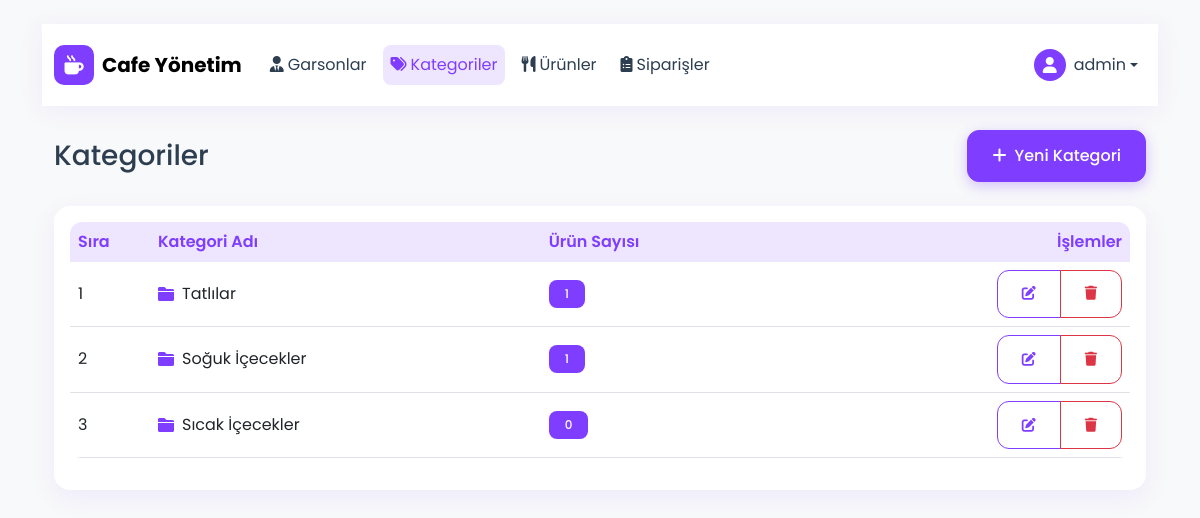
The app's page /yonetim/kategoriler/ (signed in) with its own data.
### cafe/models.py (models this page shows, shortened)
class Kategori(models.Model):
    isim = models.CharField(max_length=100)
    sira = models.IntegerField(default=0)
    class Meta:
        verbose_name_plural = "Kategoriler"
        ordering = ['sira']

### cafe/views.py (the view)
# urls.py: path('yonetim/kategoriler/', views.kategori_listesi, name='kategori_listesi'),
@login_required
@user_passes_test(is_admin)
def kategori_listesi(request):
    kategoriler = Kategori.objects.all().order_by('sira')
    return render(request, 'cafe/admin/kategori_listesi.html', {'kategoriler': kategoriler})

### cafe/views.py (called while the page is built)
def is_admin(user):
    return user.is_superuser

### cafe/templates/cafe/admin/kategori_listesi.html (shortened to what this page needs)
{% extends 'cafe/base.html' %}
{% block content %}
{% include 'cafe/admin/header.html' %}
<div class="container">
    <div class="row mb-4">
        <div class="col">
            <div class="d-sm-flex align-items-center justify-content-between">
                <h1 class="h3 mb-0">Kategoriler</h1>
                <a href="{% url 'kategori_ekle' %}" class="btn btn-success">
                    <i class="fas fa-plus me-2"></i>Yeni Kategori
                </a>
            </div>
        </div>
    </div>
    <div class="card">
        <div class="card-body">
            <div class="table-responsive">
                <table class="table table-hover align-middle">
                    <thead class="table-light">
                        <tr>
                            <th>Sıra</th>
                            <th>Kategori Adı</th>
                            <th>Ürün Sayısı</th>
                            <th class="text-end">İşlemler</th>
                        </tr>
                    </thead>
                    <tbody>
                        {% for kategori in kategoriler %}
                        <tr>
                            <td style="width: 80px;">{{ kategori.sira }}</td>
                            <td>
                                <div class="d-flex align-items-center">
                                    <i class="fas fa-folder me-2 text-success"></i>
                                    {{ kategori.isim }}
                                </div>
                            </td>
                            <td>
                                <span class="badge bg-success">{{ kategori.urunler.count }}</span>
                            </td>
                            <td class="text-end">
                                <div class="btn-group">
                                    <a href="{% url 'kategori_duzenle' kategori.id %}" class="btn btn-sm btn-outline-success">
                                        <i class="fas fa-edit"></i>
                                    </a>
                                    <button class="btn btn-sm btn-outline-danger">
                                        <i class="fas fa-trash"></i>
                                    </button>
                                </div>
                            </td>
                        </tr>
                        {% endfor %}
                    </tbody>
                </table>
            </div>
        </div>
    </div>
</div>
{% endblock %}

### cafe/templates/cafe/admin/header.html (shortened to what this page needs)
{% load static %}
<nav class="navbar navbar-expand-lg navbar-custom mb-4">
    <div class="container">
        <a class="navbar-brand d-flex align-items-center" href="{% url 'admin_panel' %}">
            <div class="brand-icon me-2">
                <i class="fas fa-mug-hot"></i>
            </div>
            <span class="fw-bold">Cafe Yönetim</span>
        </a>
        <div class="collapse navbar-collapse" id="adminNav">
            <ul class="navbar-nav me-auto">
                <li class="nav-item px-1">
                    <a class="nav-link {% if request.resolver_match.url_name == 'garson_listesi' %}active{% endif %}"
                       href="{% url 'garson_listesi' %}">
                        <i class="fas fa-user-tie me-1"></i>Garsonlar
                    </a>
                </li>
                <li class="nav-item px-1">
                    <a class="nav-link {% if request.resolver_match.url_name == 'kategori_listesi' %}active{% endif %}"
                       href="{% url 'kategori_listesi' %}">
                        <i class="fas fa-tags me-1"></i>Kategoriler
                    </a>
                </li>
                <li class="nav-item px-1">
                    <a class="nav-link {% if request.resolver_match.url_name == 'urun_listesi' %}active{% endif %}"
                       href="{% url 'urun_listesi' %}">
                        <i class="fas fa-utensils me-1"></i>Ürünler
                    </a>
                </li>
                <li class="nav-item px-1">
                    <a class="nav-link {% if request.resolver_match.url_name == 'siparisler' %}active{% endif %}"
                       href="{% url 'siparisler' %}">
                        <i class="fas fa-clipboard-list me-1"></i>Siparişler
                    </a>
                </li>
            </ul>
            <div class="navbar-nav">
                <div class="nav-item dropdown">
                    <a class="nav-link dropdown-toggle d-flex align-items-center" href="#" id="userDropdown" role="button" data-bs-toggle="dropdown">
                        <div class="user-icon me-2">
                            <i class="fas fa-user"></i>
                        </div>
                        <span>{{ request.user.username }}</span>
                    </a>
                </div>
            </div>
        </div>
    </div>
</nav>

### cafe/templates/cafe/base.html (style rules this page uses)
:root { --primary: #7F3DFF; --primary-dark: #6423FF; --primary-light: #EEE5FF; --secondary: #00A86B; --dark: #2C3E50; --light: #F8F9FA; --gray: #808191; --success: #00A86B; --danger: #FD3D57; }
body { font-family: 'Poppins', sans-serif; background: var(--light); min-height: 100vh; color: var(--dark); }
.btn-success { background: var(--primary); border-color: var(--primary); box-shadow: 0 4px 14px rgba(127, 61, 255, 0.3); }
.btn-outline-success { color: var(--primary); border-color: var(--primary); }
.text-success { color: var(--primary) !important; }
.bg-success { background: var(--primary) !important; }
.card { border: none; border-radius: 16px; background: rgba(255, 255, 255, 0.9); backdrop-filter: blur(10px); box-shadow: 0 8px 24px rgba(127, 61, 255, 0.08); transition: all 0.3s ease; }
.badge { padding: 0.5rem 1rem; border-radius: 8px; font-weight: 500; }
.btn { border-radius: 12px; padding: 0.8rem 1.5rem; font-weight: 500; transition: all 0.3s ease; position: relative; overflow: hidden; }
.btn:after { content: ''; position: absolute; top: 50%; left: 50%; width: 5px; height: 5px; background: rgba(255, 255, 255, .5); opacity: 0; border-radius: 100%; transform: scale(1, 1) translate(-50%); transform-origin: 50% 50%; }
.table { border-radius: 12px; overflow: hidden; }
.table th { background: var(--primary-light); color: var(--primary); font-weight: 600; border: none; }
.navbar-custom { background: rgba(255, 255, 255, 0.95); backdrop-filter: blur(20px); box-shadow: 0 4px 24px rgba(127, 61, 255, 0.08); }

### cafe/templates/cafe/admin/header.html (style rules this page uses)
.navbar-custom { padding: 1rem 0; }
.navbar-custom .nav-link { color: var(--dark); padding: 0.5rem 1rem; border-radius: 8px; transition: all 0.3s ease; }
.navbar-custom .nav-link:hover, .navbar-custom .nav-link.active { color: var(--primary); background: var(--primary-light); }
.brand-icon { width: 40px; height: 40px; display: flex; align-items: center; justify-content: center; background: var(--primary); color: white; border-radius: 10px; font-size: 1.2rem; }
.user-icon { width: 32px; height: 32px; display: flex; align-items: center; justify-content: center; background: var(--primary); color: white; border-radius: 50%; font-size: 1rem; }

### records on screen
Kategori: sira "1", isim "Tatlılar", urunler.count "1"
Kategori: sira "2", isim "Soğuk İçecekler", urunler.count "1"
Kategori: sira "3", isim "Sıcak İçecekler", urunler.count "0"

### other values on screen
{{ request.user.username }} "admin"
